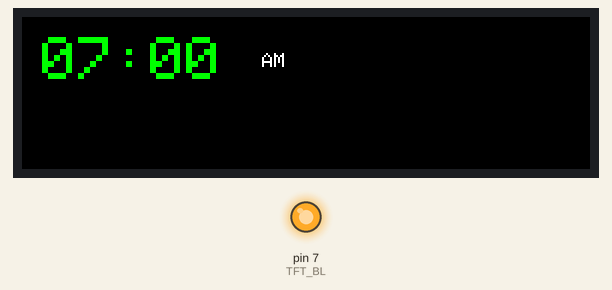
The sketch below on a simulated Arduino Uno, built with avr-gcc and run on an emulated ATmega328P. Parts: 284×76 colour display, output pins drawn as LEDs (lit = HIGH). What the sketch prints to the serial monitor is not drawn.

Above: at 0.3 s.

The sketch:

solar.ino
```cpp
#include <Adafruit_GFX.h>
#include <Adafruit_ST7789.h>
#include <SPI.h>

// --- PIN DEFINITIONS (Moved outside so the whole sketch can see them) ---
#define TFT_SCLK 10 // labeled SCL on the screen
#define TFT_MOSI 11 // labeled SDA on the screen
#define TFT_RST  9
#define TFT_DC   5
#define TFT_CS   6
#define TFT_BL   7

// Instantiate tft globally so setup() and loop() can both access it
Adafruit_ST7789 tft = Adafruit_ST7789(TFT_CS, TFT_DC, TFT_MOSI, TFT_SCLK, TFT_RST);

void setup(){
  Serial.begin(115200);

  // Turn on backlight
  pinMode(TFT_BL, OUTPUT);
  digitalWrite(TFT_BL, HIGH);

  tft.init(76, 284);          // Our panel size (portrait)
  tft.invertDisplay(false);   // Invert the colors if needed
  tft.setRotation(1);         // Landscape mode
  tft.fillScreen(ST77XX_BLACK); // clear the screen
  Serial.println("TFT Initialized!");

  tft.setTextSize(1);
  tft.setTextColor(ST77XX_WHITE, ST77XX_BLACK); // Fixed color macro
  tft.setCursor(120, 18);
  tft.print("AM");
}

void loop(){
  int currentHour = 7;
  int currentMinute = 0; // LIVE TIME SYSTEM LATER

  updateClock(currentHour, currentMinute);

  delay(1000); // Added delay so it updates cleanly every second
}

void updateClock(int hour, int minute){
  tft.fillRect(10, 10, 105, 30, ST77XX_BLACK);
  tft.setTextColor(ST77XX_GREEN, ST77XX_BLACK);
  tft.setTextSize(3);
  tft.setCursor(10, 10);

  if (hour < 10) tft.print("0");
  tft.print(hour);
  tft.print(":");
  if (minute < 10) tft.print("0"); // Added leading zero
  tft.print(minute);
}
```
